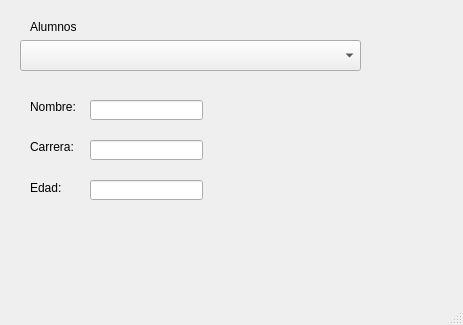
<?xml version="1.0" encoding="UTF-8"?>
<ui version="4.0">
 <class>MainWindow</class>
 <widget class="QMainWindow" name="MainWindow">
  <property name="geometry">
   <rect>
    <x>0</x>
    <y>0</y>
    <width>463</width>
    <height>325</height>
   </rect>
  </property>
  <property name="windowTitle">
   <string>MainWindow</string>
  </property>
  <widget class="QWidget" name="centralwidget">
   <widget class="QComboBox" name="cb_alumnos">
    <property name="geometry">
     <rect>
      <x>20</x>
      <y>40</y>
      <width>341</width>
      <height>31</height>
     </rect>
    </property>
   </widget>
   <widget class="QLabel" name="label">
    <property name="geometry">
     <rect>
      <x>30</x>
      <y>100</y>
      <width>47</width>
      <height>13</height>
     </rect>
    </property>
    <property name="text">
     <string>Nombre:</string>
    </property>
   </widget>
   <widget class="QLineEdit" name="txt_nombre">
    <property name="geometry">
     <rect>
      <x>90</x>
      <y>100</y>
      <width>113</width>
      <height>20</height>
     </rect>
    </property>
   </widget>
   <widget class="QLabel" name="label_2">
    <property name="geometry">
     <rect>
      <x>30</x>
      <y>20</y>
      <width>47</width>
      <height>13</height>
     </rect>
    </property>
    <property name="text">
     <string>Alumnos:</string>
    </property>
   </widget>
   <widget class="QLabel" name="label_3">
    <property name="geometry">
     <rect>
      <x>30</x>
      <y>140</y>
      <width>47</width>
      <height>13</height>
     </rect>
    </property>
    <property name="text">
     <string>Carrera:</string>
    </property>
   </widget>
   <widget class="QLineEdit" name="txt_carrera">
    <property name="geometry">
     <rect>
      <x>90</x>
      <y>140</y>
      <width>113</width>
      <height>20</height>
     </rect>
    </property>
   </widget>
   <widget class="QLabel" name="label_4">
    <property name="geometry">
     <rect>
      <x>30</x>
      <y>180</y>
      <width>51</width>
      <height>16</height>
     </rect>
    </property>
    <property name="text">
     <string>Edad:</string>
    </property>
   </widget>
   <widget class="QLineEdit" name="txt_edad">
    <property name="geometry">
     <rect>
      <x>90</x>
      <y>180</y>
      <width>113</width>
      <height>20</height>
     </rect>
    </property>
   </widget>
  </widget>
  <widget class="QMenuBar" name="menubar">
   <property name="geometry">
    <rect>
     <x>0</x>
     <y>0</y>
     <width>463</width>
     <height>21</height>
    </rect>
   </property>
  </widget>
  <widget class="QStatusBar" name="statusbar"/>
 </widget>
 <resources/>
 <connections/>
</ui>
